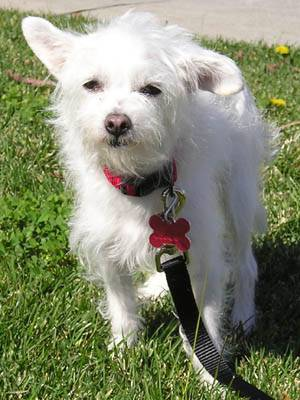
#> input picture Stego/dog.jpg, 300 x 400 px
$ python SimpleStego.py
#> lines starting #> are read from the running program, lines starting #| are printed output that depends on the picture
#> further down, image is the input picture: shape (400, 300, 3); mean R, G, B 133.3, 138.5, 112.7
### Stego/StegoKeyGen.py
# -*- coding: utf-8 -*-
"""
Created on Wed Jul 27 00:55:31 2022

@author: HoangMinh
"""
import random

#create an array of length which contains indices of pixels, in which the message
#is embedded in
def Key_Generate_for_Stego(stop, length):
#> called with stop = 120000, length = 8
    if length > stop:
        raise "message length must be less than image size"
    values = [x for x in range(stop)]
    key = ()
    while len(key) < length:
        x = random.choice(values)
        if x != None:
            key = key + (x,)
            values[x] = None
    return key

### Stego/change_character_name.py
# -*- coding: utf-8 -*-
"""
Created on Wed Jul 27 01:55:34 2022

@author: HoangMinh
"""

def change_charater_at_index(original, character, index):
    if type(original) != str or type(character) != str:
        raise TypeError("We need a string for both input")
    if type(index) != int:
        raise TypeError("We need an integer for index")
    original = list(original)
    original[index] = character
    k =''
    for x in original:
        k += x
    return k

### Stego/SimpleStego.py
#Transform an image to bytes object

from matplotlib.pyplot import imread,imshow, savefig
import random
from StegoKeyGen import *
from change_character_name import change_charater_at_index
import numpy as np
import json
from PIL import  Image


def encoder(image, message, key):
    layer1 = image[:,:,0]
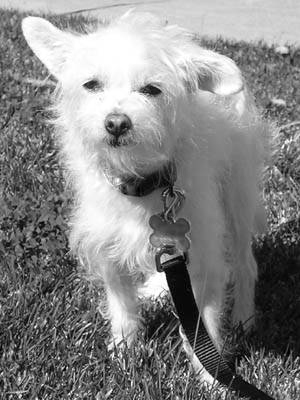
#> layer1: shape (400, 300); min 0, max 255, mean 133.3
    x_dim, y_dim, layer_num = image.shape
#> x_dim = 400; y_dim = 300; layer_num = 3

    product = x_dim*y_dim
#> product = 120000

    changes = ()
    # 0 means unchange, 1 means change
    encoder_check(x_dim, y_dim,layer_num, message, key,)

    carrier = layer1.reshape(product)
    for enum1,x in enumerate(message):
        for enum2,bit in enumerate(format(x,"08b")):
            index_on_carrier = key[enum1*8 + enum2]
            pixel_value_in_bin = format(carrier[index_on_carrier], '08b')
            if pixel_value_in_bin[-1] != bit:
                changes += (1,)
                #pixel_value_in_bin[-1] = bit
                pixel_value_in_bin = change_charater_at_index(pixel_value_in_bin,
                                                              bit, -1)
                carrier[index_on_carrier] = int(pixel_value_in_bin,2)
            else:
                changes += (0,)
#> after the loop, changes = (0, 1)
    image_with_message = carrier.reshape((x_dim, y_dim))
    image[:,:,0] = image_with_message
    #key_object = {'key': key, 'changes': changes}
    #json_dumps_with_pin(key_object)
    im = Image.fromarray(image)
    im.save('encoded.png')
    return changes

def encoder_check(x_dim, y_dim,layer_num, message, key):
    #kex_length must be at least 8 times message length
    if len(key) < 8*len(message):
        raise ValueError('key is not length enough. Key is an array of integer with length at least 8 time the message.')
    if type(message) != bytes:
        raise TypeError('message must be of type bytes')
    if 8*len(message) > x_dim*y_dim:
        raise ValueError("Image doesn't have sufficient resolution for this message. Please reduce message length or choose another image.")

def encoder_with_pin(image, message, key, pin_1):
    changes = encoder(image, message, key)
    key_obj ={"key": key, 'changes': changes}
    key_obj = json.dumps(key_obj).encode("UTF-8")
    box = nacl.secret.SecretBox(pin_1)
    encrypted = box.encrypt(key_obj)
    ctext = encrypted.ciphertext
    nonce = encrypted.nonce
    with open("key_obj.json","wb") as f:
        f.write(ctext + nonce)
        #nonce always has length 24


if __name__=='__main__':
    image = imread('dog.jpg')

    #message = b"I did this alone"

    message = b'7'
    key = Key_Generate_for_Stego(120000,len(message)*8)

   # key = [1,2,3,4,5,6,7,8]
    #image, changes = encoder(image, message, key)
    pin_1 = b'Tr\xb4>(L\x1d\x8b\x06\x9cFR\x81\xa1\xd8\xe5\x0cNS\xd6\x95\x86\x84\xa6hdX\xe9-\xafi\x11'

#> (the run stopped early here; a loop or call above may not have finished)
